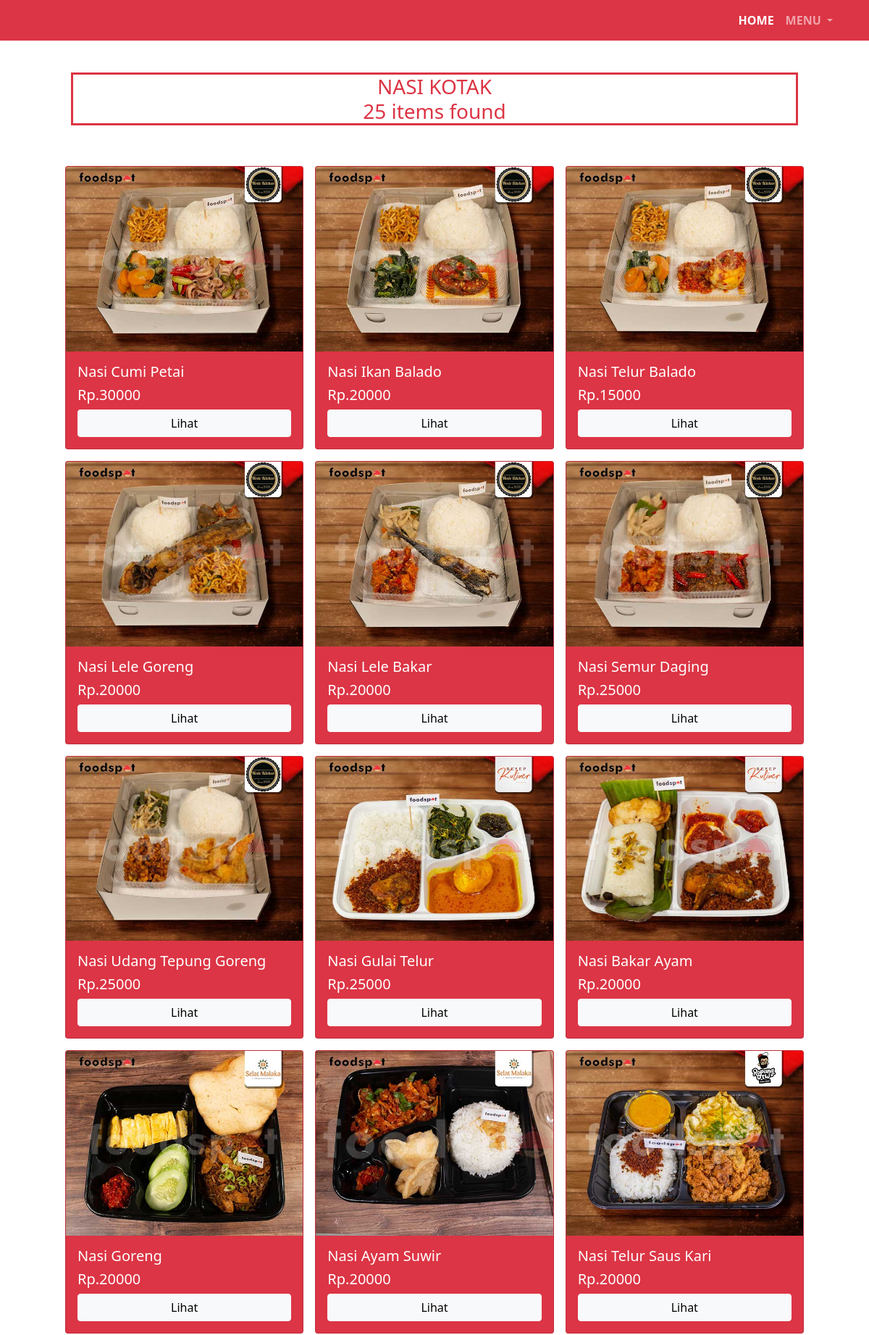
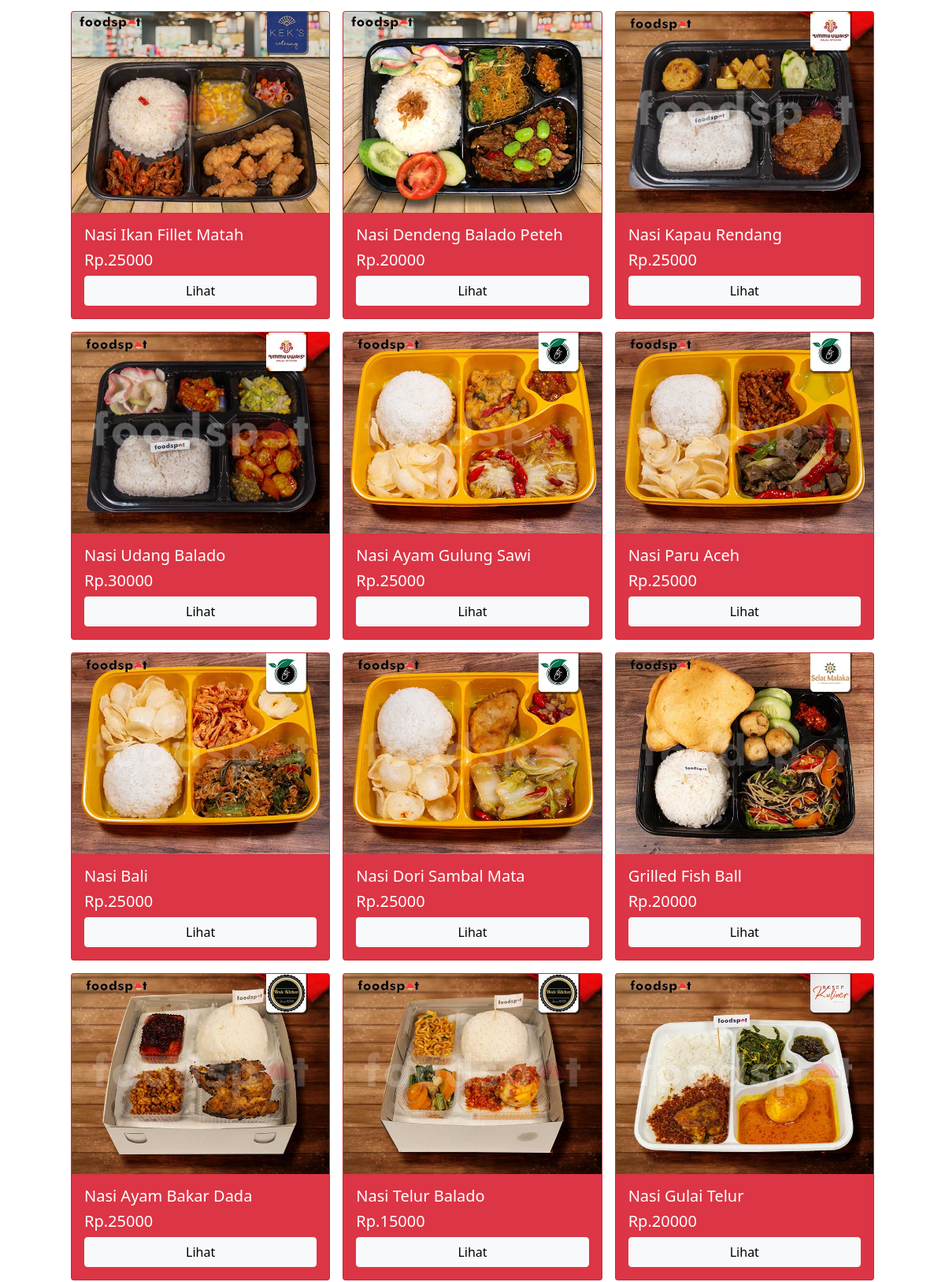
The page /menunaskot.php (upper part) on the database its author committed (2 pictures, top to bottom).
### tables this page shows
CREATE TABLE `menu` (
  `id` int(11) NOT NULL,
  `foto` varchar(100) NOT NULL,
  `nama` varchar(100) NOT NULL,
  `harga` varchar(100) NOT NULL,
  `kategori` varchar(100) NOT NULL,
  `detail` text NOT NULL
);

### function.php (called while the page is built, shortened)
<?php
   $conn = mysqli_connect('localhost','root','','catering');
   function query($query){
       global $conn;
       $result = mysqli_query($conn, $query);
       $rows = [];
       while ($row = mysqli_fetch_assoc($result)){
           $rows[] = $row;
       }
       return $rows;
   }
?>

### menunaskot.php (the view, shortened to what this page needs)
<?php
    require 'function.php';
    $makanan = query("SELECT * FROM menu WHERE kategori='nasikotak'");
?>
<!DOCTYPE html>
<html lang="en">
<head>
    <link rel="stylesheet" href="https://cdn.jsdelivr.net/npm/bootstrap-icons@1.3.0/font/bootstrap-icons.css">
    <link href="https://cdn.jsdelivr.net/npm/bootstrap@5.1.3/dist/css/bootstrap.min.css" rel="stylesheet"
>
</head>
<body>
   <nav class="navbar navbar-expand-lg navbar-dark bg-danger fixed-top">
        <div class="container fw-bold">
            <div class="collapse navbar-collapse" id="navbarNavDropdown">
                <ul class="navbar-nav ms-auto">
                    <li class="nav-item">
                        <a class="nav-link active" aria-current="page" href="index.php  ">HOME</a>
                    <li class="nav-item dropdown">
                        <a class="nav-link dropdown-toggle" href="#" id="navbarDropdown" role="button"
                            data-bs-toggle="dropdown" aria-expanded="false">
                            MENU
                        </a>
                    </li>
                </ul>
            </div>
        </div>
    </nav>
    <section class="isi bg-white">
        <div class="container text-center text-danger">
            <h3>NASI KOTAK <br> 25 items found</h3>
            <div class="container justify-content-between text-center p-5">
                <div class="row g-3">
                    <?php  foreach ($makanan as $menu) : ?>
                    <div class="col-12 col-md-6 col-lg-4">
                        <div class="card bg-danger text-dark">
                            <img src="images/<?= $menu ['foto'] ?>" class="card-img-top" alt="...">
                            <div class="card-body">
                                <h5 class="card-title text-start"><?= $menu ['nama'] ?><br>
                                    <h5 class="text-start">Rp.<?= $menu ['harga'] ?></h5>
                                </h5>
                                <a href="lihat.php?id=<?= $menu['id'] ?>" type="button"
                                    class="btn btn-light w-100">Lihat</a>
                            </div>
                        </div>
                    </div>
                    <?php
            endforeach;
            ?>
                </div>
            </div>
        </div>
    </section>
</body>
</html>

### menunaskot.php (style rules this page uses)
h3 { border: solid 3px; width: 90%; margin-right: auto; margin-left: auto; }
h5 { color: white; }
.isi { margin-top: 100px; }

### rows shown on the page
menu: foto (picture), nama "Nasi Cumi Petai", harga "30000"
menu: foto (picture), nama "Nasi Ikan Balado", harga "20000"
menu: foto (picture), nama "Nasi Telur Balado", harga "15000"
menu: foto (picture), nama "Nasi Lele Goreng", harga "20000"
menu: foto (picture), nama "Nasi Lele Bakar", harga "20000"
menu: foto (picture), nama "Nasi Semur Daging", harga "25000"
menu: foto (picture), nama "Nasi Udang Tepung Goreng", harga "25000"
menu: foto (picture), nama "Nasi Gulai Telur", harga "25000"
menu: foto (picture), nama "Nasi Bakar Ayam", harga "20000"
menu: foto (picture), nama "Nasi Goreng", harga "20000"
menu: foto (picture), nama "Nasi Ayam Suwir", harga "20000"
menu: foto (picture), nama "Nasi Telur Saus Kari", harga "20000"
menu: foto (picture), nama "Nasi Ikan Fillet Matah", harga "25000"
menu: foto (picture), nama "Nasi Dendeng Balado Peteh", harga "20000"
menu: foto (picture), nama "Nasi Kapau Rendang", harga "25000"
menu: foto (picture), nama "Nasi Udang Balado", harga "30000"
menu: foto (picture), nama "Nasi Ayam Gulung Sawi", harga "25000"
menu: foto (picture), nama "Nasi Paru Aceh", harga "25000"
menu: foto (picture), nama "Nasi Bali", harga "25000"
menu: foto (picture), nama "Nasi Dori Sambal Mata", harga "25000"
menu: foto (picture), nama "Grilled Fish Ball", harga "20000"
menu: foto (picture), nama "Nasi Ayam Bakar Dada", harga "25000"
menu: foto (picture), nama "Nasi Telur Balado", harga "15000"
menu: foto (picture), nama "Nasi Gulai Telur", harga "20000"
